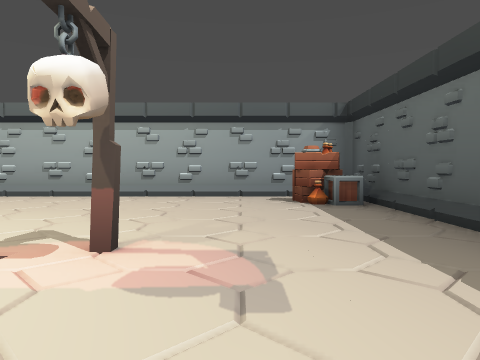
[1] (above)

16 first-person views from a walk through a Godot game level. The camera is 1.2 m above the floor, tilts 2° down and sees 70° across. The floor is counted in squares, 2 m on a side. Each view is taken from the middle of a square. On the plan, view 1 faces up. The plan holds only what a view shows up to about 10 squares ahead; the rest is blank. The place goes on beyond the plan.

[2]
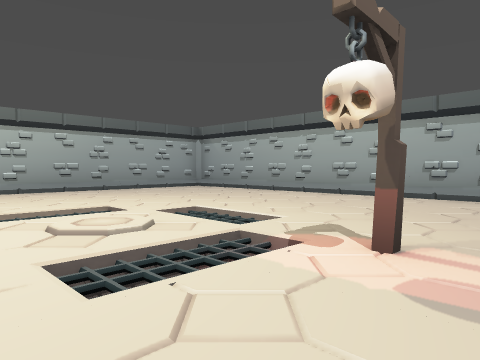

[3]
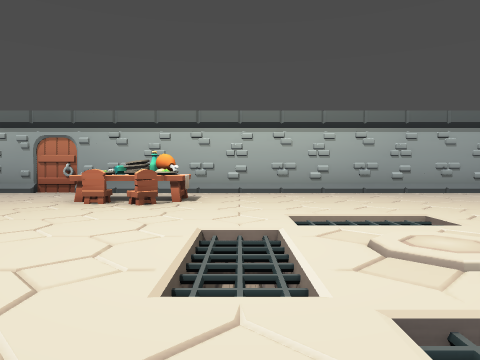

[4]
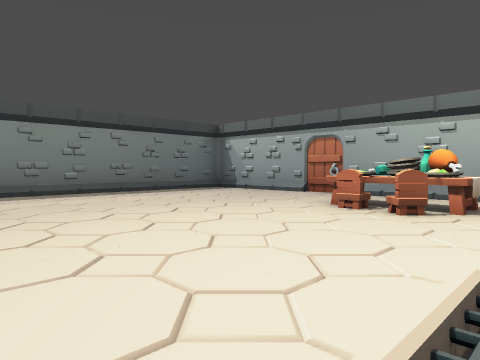

[5]
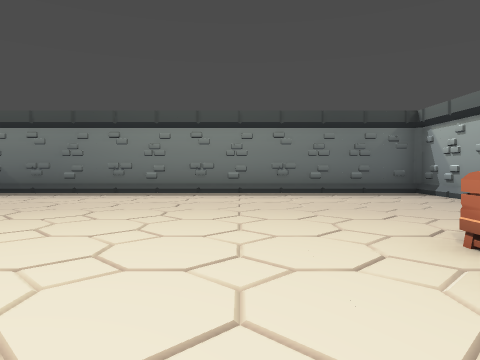

[6]
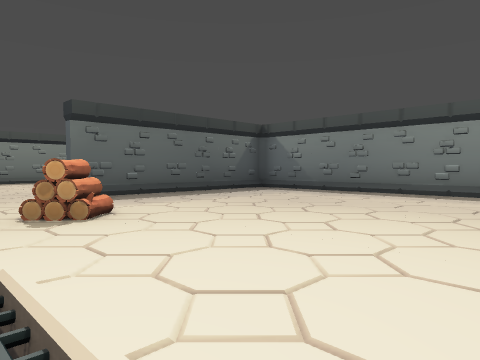

[7]
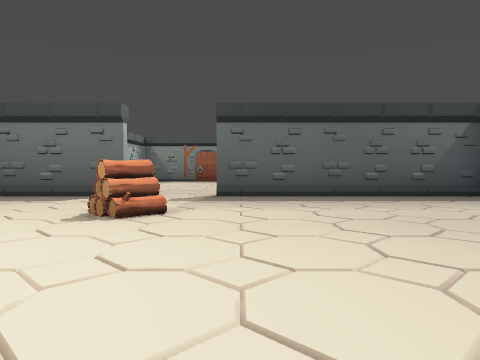

[8]
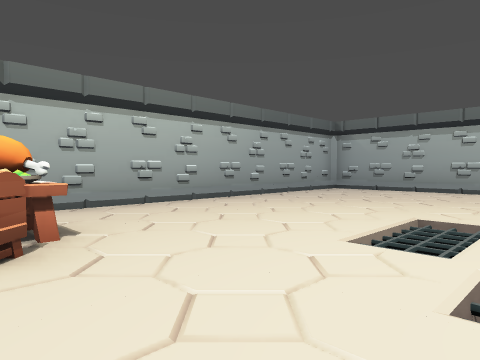

[9]
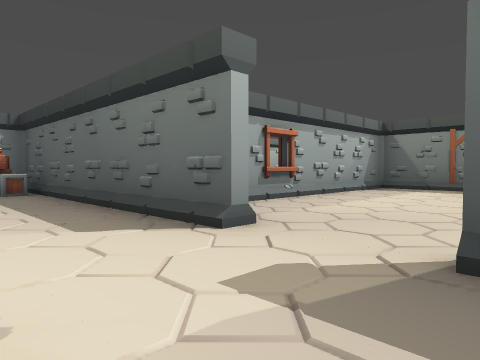

[10]
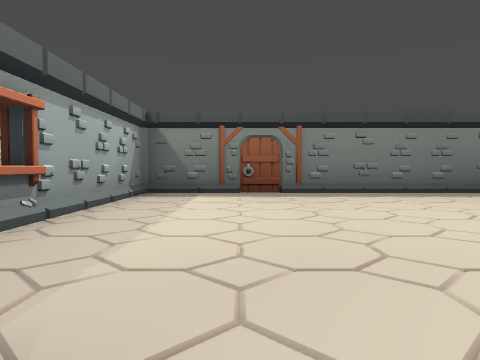

[11]
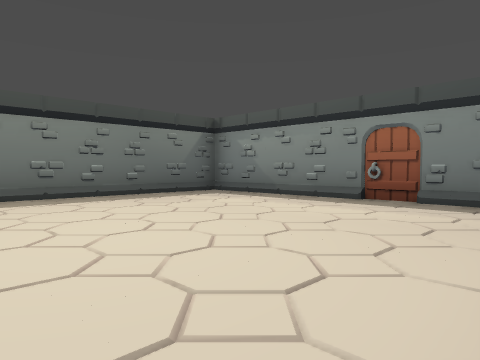

[12]
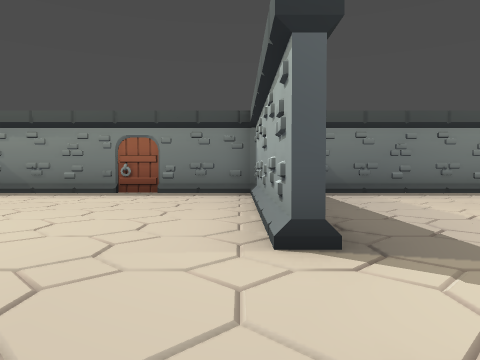

[13]
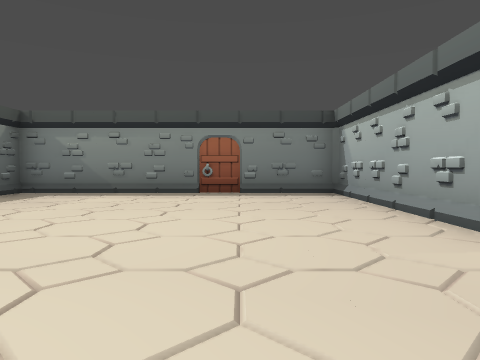

[14]
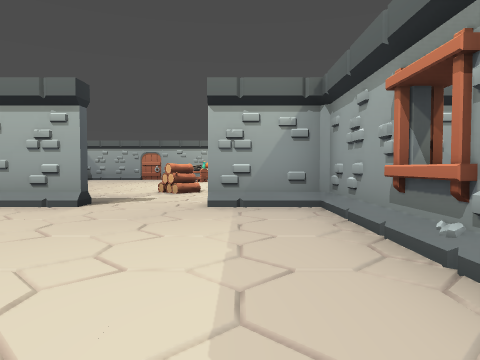

[15]
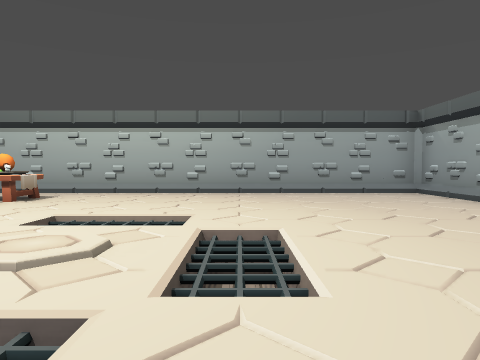

[16]
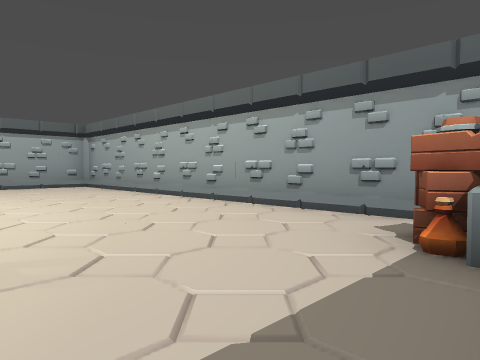

### Floor plan
Key: @ floor where view 1 was taken; # wall or solid block; . floor; = window, fence, low wall or low ledge; v drop or lower ground; C crate; S skull; H chair.
Columns run from 10 left of view 1 to 11 right of it. Each row starts with its distance up from view 1.
  8 ##############
  7 #............#
  6 #..........CC#
  5 #............#
  4 #............#
  3 #.....vv.....#
  2 #....v..vS..##########
  1 #....v .v...#........#
  0 #.....vv..@.#........#
 -1 #.##.....#=..........#
 -2 #.#H.....=#..........#
 -3 #.##........#........#
 -4 #...........#........#
 -5 #...........#........#
 -6 #...........#........#
 -7 #...........#........#
 -8 #...........#........#
 -9 ######################

Where each view was taken, in squares from view 1:
view 1: 0 up, 0 right, facing up
view 2: 0 up, 0 right, facing up-left
view 3: 0 up, 1 left, facing left
view 4: 0 up, 2 left, facing down-left
view 5: 0 up, 5 left, facing down
view 6: 0 up, 5 left, facing down-right
view 7: 3 down, 5 left, facing right
view 8: 2 down, 4 left, facing up-left
view 9: 3 down, 0 right, facing up-right
view 10: 1 down, 2 right, facing right
view 11: 2 down, 3 right, facing down-right
view 12: 0 up, 3 right, facing down
view 13: 0 up, 5 right, facing down
view 14: 0 up, 8 right, facing left
view 15: 3 up, 1 left, facing left
view 16: 3 up, 2 right, facing up-left
